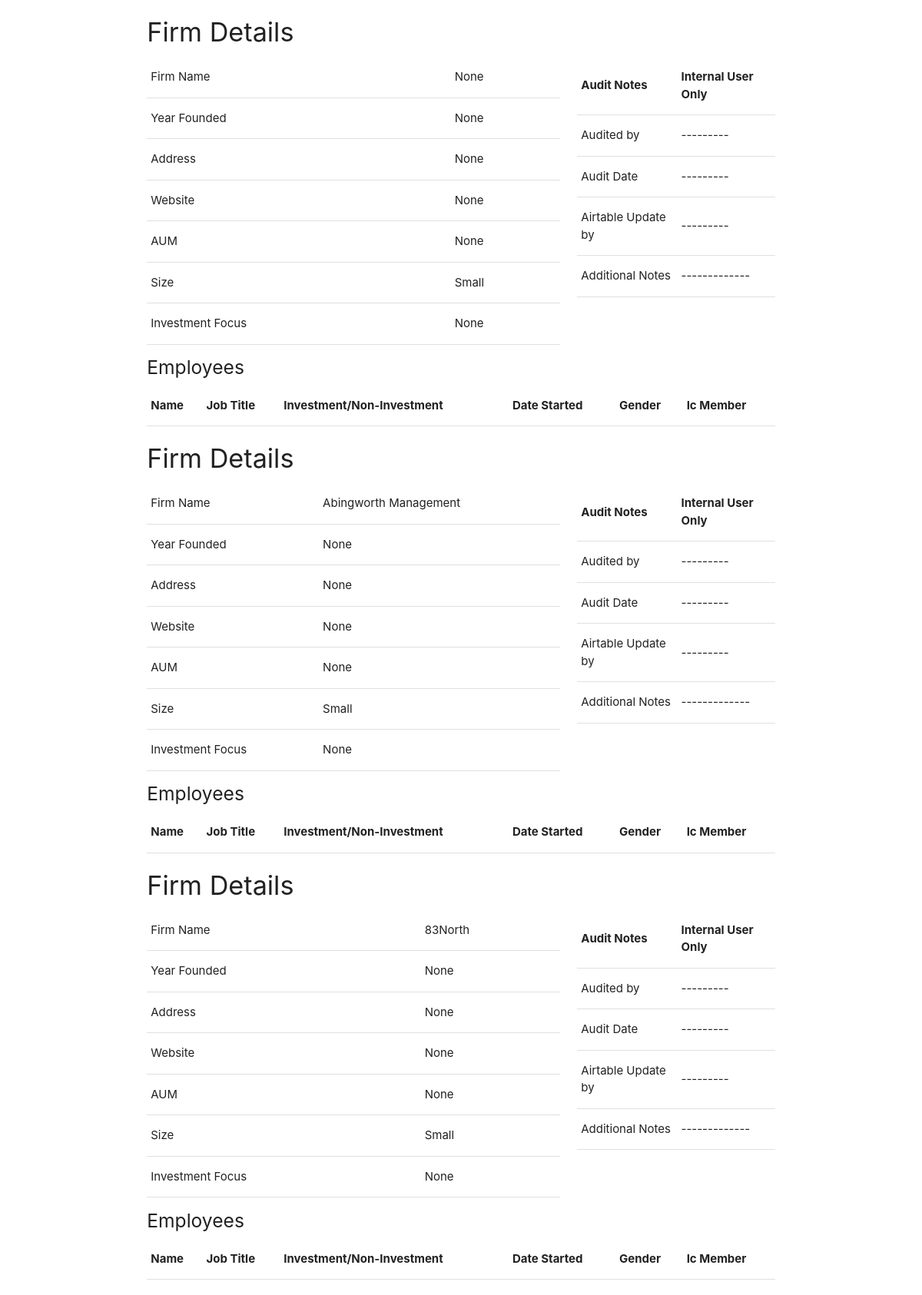
The page / on the database its author committed.
### firms/models.py (models this page shows)
class Firm(models.Model):
    airtable_id = models.CharField(max_length=128)
    firm_name = models.CharField(max_length=128, null=True, blank=True)
    year_founded = models.IntegerField(null=True, blank=True)
    address = models.CharField(max_length=1028, null=True, blank=True)
    website = models.URLField(null=True, blank=True)
    aum = models.CharField(max_length=128, null=True, blank=True)
    size = models.CharField(max_length=32, null=True, blank=True)
    specialisation = models.CharField(max_length=1028, null=True, blank=True)

### firms/views.py (the view)
# urls.py: 2. Add a URL to urlpatterns:  path('', Home.as_view(), name='home')
class Home(View):
    def get(self, request):
        context = dict()
        context['firms'] = Firm.objects.order_by('-id')[:3]
        return render(request, 'firms/home.html', context=context)

### firms/templates/firms/home.html (shortened to what this page needs)
 <!DOCTYPE html>
  <html>
    <head>
       <link rel="stylesheet" href="https://cdnjs.cloudflare.com/ajax/libs/materialize/1.0.0/css/materialize.min.css">
    </head>
    <body>
    <div class="container">
        <div class="row">
        {% for firm in firms %}
          <div class="col s12">
             <h4>Firm Details</h4>
          </div>
          <div class="col s8">
             <table class="responsive-table">
                <tbody>
                  <tr>
                    <td>Firm Name</td>
                    <td>{{ firm.firm_name }}</td>
                  </tr>
                  <tr>
                    <td>Year Founded</td>
                    <td>{{ firm.year_founded }}</td>
                  </tr>
                  <tr>
                    <td>Address</td>
                    <td>{{ firm.address }}</td>
                  </tr>
                  <tr>
                      <td>Website</td>
                      <td>{{ firm.website }}</td>
                  </tr>
                  <tr>
                      <td>AUM</td>
                      <td>{{ firm.aum }}</td>
                  </tr>
                   <tr>
                       <td>Size</td>
                       <td>{{ firm.size }}</td>
                   </tr>
                   <tr>
                       <td>Investment Focus</td>
                       <td>{{ firm.specialisation }}</td>
                   </tr>
                </tbody>
              </table>
          </div>
          <div class="col s4">
            <table>
            <thead>
              <tr>
                  <th>Audit Notes</th>
                  <th>Internal User Only</th>
              </tr>
            </thead>
            <tbody>
              <tr>
                <td>Audited by</td>
                <td>---------</td>
              </tr>
              <tr>
                <td>Audit Date</td>
                <td>---------</td>
              </tr>
              <tr>
                <td>Airtable Update by</td>
                <td>---------</td>
              </tr>
              <tr>
                <td>Additional Notes</td>
                <td>-------------</td>
              </tr>
            </tbody>
          </table>
          </div>
          <div class="col s12">
              <h5>Employees</h5>
              <table>
                <thead>
                  <tr>
                      <th>Name</th>
                      <th>Job Title</th>
                      <th>Investment/Non-Investment</th>
                      <th>Date Started</th>
                      <th>Gender</th>
                      <th>Ic Member</th>
                  </tr>
                </thead>
              </table>
          </div>
      {% endfor %}
        </div>
    </div>
    </body>
  </html>

### rows shown on the page
Firm: firm_name "None", year_founded "None", address "None", website "None", aum "None", size "Small", specialisation "None"
Firm: firm_name "Abingworth Management", year_founded "None", address "None", website "None", aum "None", size "Small", specialisation "None"
Firm: firm_name "83North", year_founded "None", address "None", website "None", aum "None", size "Small", specialisation "None"
